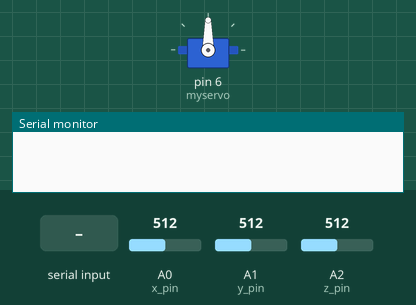
This sketch was run on a simulated Arduino Uno, built with avr-gcc and run on an emulated ATmega328P. On the bench: servo, the last lines printed to the serial monitor. Inputs (shaded band) come from the test bench; at power-on: A2 (z_pin) = 512, A0 (x_pin) = 512, A1 (y_pin) = 512.

Above: at 1.2 s.
1.3 s: "q" received over Serial
At 2.5 s:
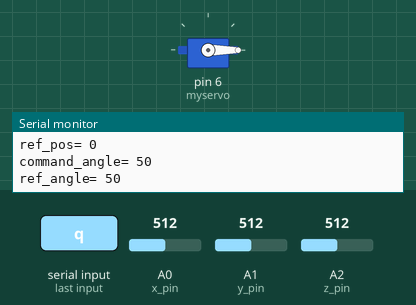
2.8 s: "j" received over Serial
At 4.1 s:
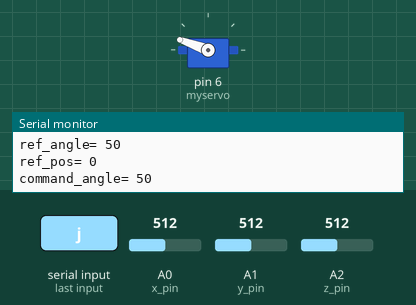
4.4 s: A2 (z_pin) set to 302
7.4 s: A2 (z_pin) set to 293
9.4 s: "w" received over Serial
At 9.9 s:
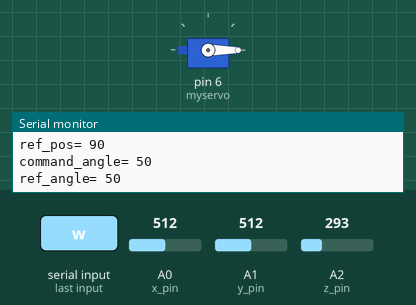
12.4 s: "o" received over Serial
At 12.8 s:
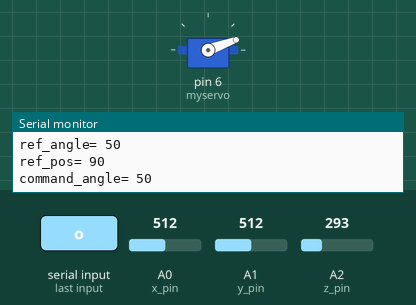
Timing chart, 0 to 42.4 s (numbered marks = the images above; inputs shaded):
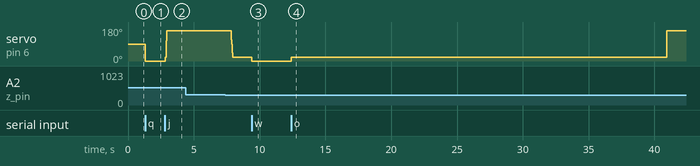

The sketch:

Self_balance_V2.ino
```cpp
#include <Servo.h>
#define x_pin A0    // select the input pin for the x_pin
#define y_pin A1
#define z_pin A2
int x_acc = 0;    // select the input pin for the potentiometer
int y_acc= 0;
int z_acc= 0;
const int x_ref= 300;
const int y_ref= 300;
const int z_ref= 61;
int ref_angle =50;
int angle =0;
int pos = 90;
int ref_pos=0;
int command_angle= 50;
double e = 0.0;
double e_last = 0.0;
double ep = 0.0;
double ei = 0.0;
double ed = 0.0;
int u = 0;

float kp = 5.0;
double ki = 0.18;
double kd = 6.0;

Servo myservo;  // create servo object to control a servo
                // twelve servo objects can be created on most boards

char command;

void setup()
{
  Serial.begin(9600);
  myservo.attach(6);  // attaches the servo on pin 9 to the servo object
  myservo.write(90);
}
void loop()
{
  e_last= e;
  // read the values from the sensors:
  y_acc = analogRead(y_pin);
  z_acc = analogRead(z_pin);
  x_acc = analogRead(x_pin);
  for (int i=0; i<5; i++){
    y_acc += analogRead(y_pin);
    x_acc += analogRead(x_pin);
    z_acc = analogRead(z_pin);
  }
  x_acc /= 6;
  y_acc /= 6;
  z_acc /= 6;
  //////////////////////////////////////

  if(Serial.available()>0){
    command= Serial.read();
  }

  ref_angle=command_angle;
  if(command=='j'){
     ref_angle=command_angle;
    if(command_angle>100 || command_angle<0){
      ref_angle=0;
      ref_pos= 0;
    }else{
      ref_pos= ref_angle-50;
      ref_angle= ref_angle-50;
      ref_angle= ref_angle/10;
    }
    ref_pos= ref_pos+90;

    angle= (z_acc-z_ref);
    e = ref_angle- angle;
    ed = e_last-e;
    ei += e;
    u= e*kp- ei*ki + ed*kd;
    pos = ref_pos + u; //(was -)
    if(pos > 160){pos=160;}
    else if(pos<20){pos=20;}
    myservo.write(pos);
  }
  else{
    if(command=='q'){kp+=0.1;}
    else if(command== 'w'){kp-=0.1;}
    else if(command== 'a'){ki+=0.01;}
    else if(command== 's'){ki-=0.01;}
    else if(command== 'z'){kd+=0.01;}
    else if(command== 'x'){kd-=0.01;}
    else if(command== 'o'){command_angle+=1;command='j';}
    else if(command== 'p'){command_angle-=1; command='j';}
    if(command=='q' || command=='w' || command=='a' || command=='s'|| command=='z' || command=='x'|| command=='o' || command=='p'){
      Serial.print("ref_angle= "); Serial.println(ref_angle);
      Serial.print("ref_pos= "); Serial.println(ref_pos);
      Serial.print("command_angle= "); Serial.println(command_angle);
      //Serial.print("x_acc= "); Serial.println(x_acc);
      //e=0.0;
      //e_last=0.0;
      //ei=0;
      myservo.write(0);
     // command='k';
    }
  }

/*
  //Control Algorithm
  angle= (z_acc-z_ref)*9;
  e= ref_angle- angle;
  ed = e_last-e;
  ei+= e;
  u= e*kp+ ei*ki + ed*kd;
  //u= e*kp;
  pos = ref_pos - u;
  if(pos > 160){pos=160;}
  else if(pos<20){pos=20;}
  myservo.write(pos);
  //////////////////////////////////////
  */
/*
if(Serial.available()>0){
    Serial.print("y: ");
    Serial.println(y_acc);
    Serial.print("x: ");
    Serial.println(x_acc);
    Serial.print("z: ");
    Serial.println(z_acc);
    z_acc=Serial.read();
  }
    angle= ((x_ref-x_acc)/144.0)*180.0;
  angle_d =abs(angle-angle_l);
  // Modify the acceleration to angle
  if( angle_d>1){
    myservo.write(angle);
    angle_l=angle;
  }
*/
}
```

Measured:
- after the input at 1.3 s, servo on pin 6 (myservo): 90° → 0° at once
- after the input at 2.8 s, servo on pin 6 (myservo): 0° → 20° at once, → 160° 0.06 s later
- after the input at 4.4 s, every drawn part: stays the same
- after the input at 9.4 s, servo on pin 6 (myservo): 20° → 0° at once
- after the input at 12.4 s, servo on pin 6 (myservo): 0° → 20° at once, → 160° 28.5 s later
